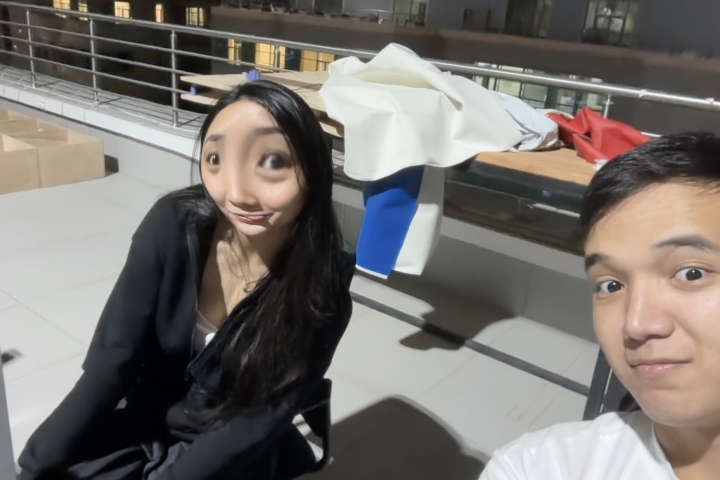
#> input picture day01/photo.jpg, 1440 x 960 px, found by its file name (shown at 1/2 size)
$ python 05_edit.py
#> lines starting #> are read from the running program, lines starting #| are printed output that depends on the picture; after the words box and inside, x2 and y2 are one past the last pixel; in counts of white or black regions, pixels touching at a corner belong together
import cv2

img = cv2.imread("day01/photo.jpg")
#> img is the input picture: shape (960, 1440, 3); mean B, G, R 109.6, 114.1, 118.8
h, w = img.shape[:2]
#> h = 960; w = 1440
print(f"Width={w}, Height={h}")
#| Width=1440, Height=960

# CROP: img[y_start:y_end, x_start:x_end]
crop = img[319:825, 1131:1421]
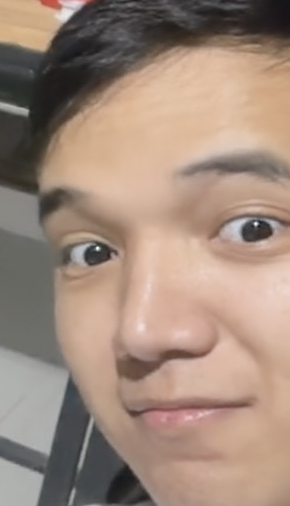
#> crop: shape (506, 290, 3); mean B, G, R 123.7, 138, 160
cv2.imshow("Crop", crop)

# PAINT a region red (on a copy!)
painted = img.copy()
painted[319:825, 1131:1421] = (0, 255, 0)
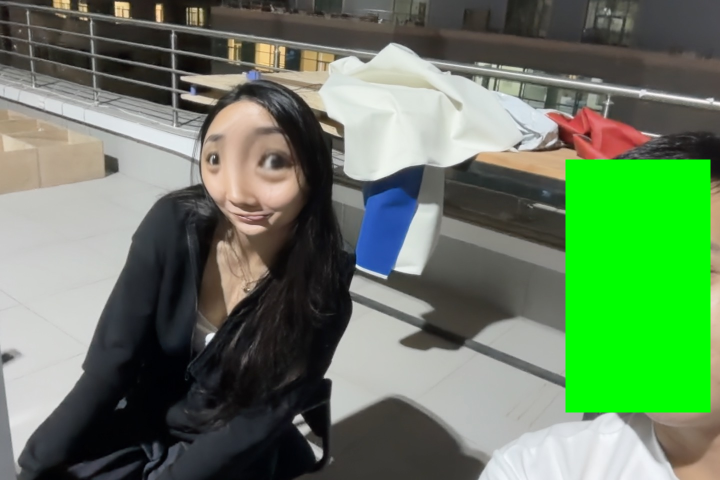
#> painted: shape (960, 1440, 3) (shown at 1/2 size); 10.61% of pixels changed, all inside (x1, y1, x2, y2) = (1131, 319, 1421, 825)
cv2.imshow("Painted", painted)

# FLIP horizontally (mirror)
mirror = cv2.flip(img, 0)
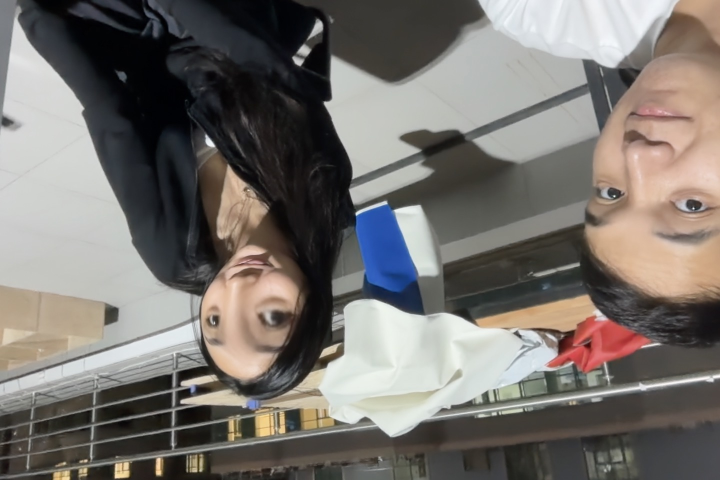
#> mirror: shape (960, 1440, 3) (shown at 1/2 size); mean B, G, R 109.6, 114.1, 118.8
cv2.imshow("Mirror", mirror)

mirror2 = cv2.flip(img, -1)
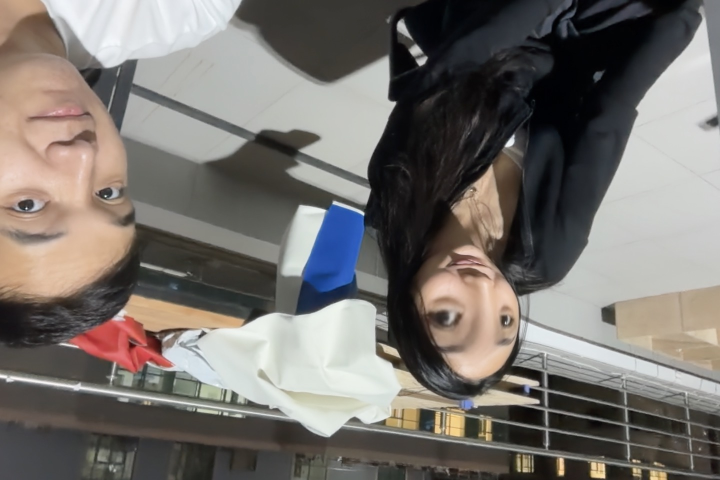
#> mirror2: shape (960, 1440, 3) (shown at 1/2 size); mean B, G, R 109.6, 114.1, 118.8
cv2.imshow("Mirror", mirror2)

# RESIZE to half size
half = cv2.resize(img, (w // 2, h // 2))
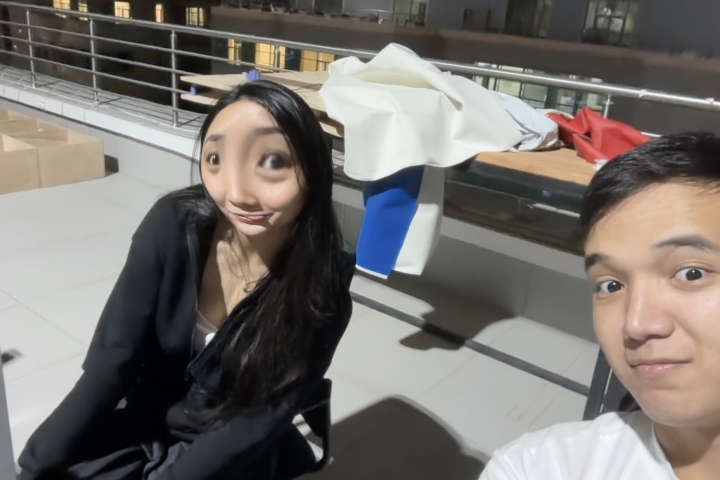
#> half: shape (480, 720, 3); mean B, G, R 109.7, 114.2, 119
cv2.imshow("Half", half)
print("Half shape:", half.shape)
#| Half shape: (480, 720, 3)
cv2.imwrite("day01/crop.jpg", crop)

cv2.waitKey(0)
cv2.destroyAllWindows()
